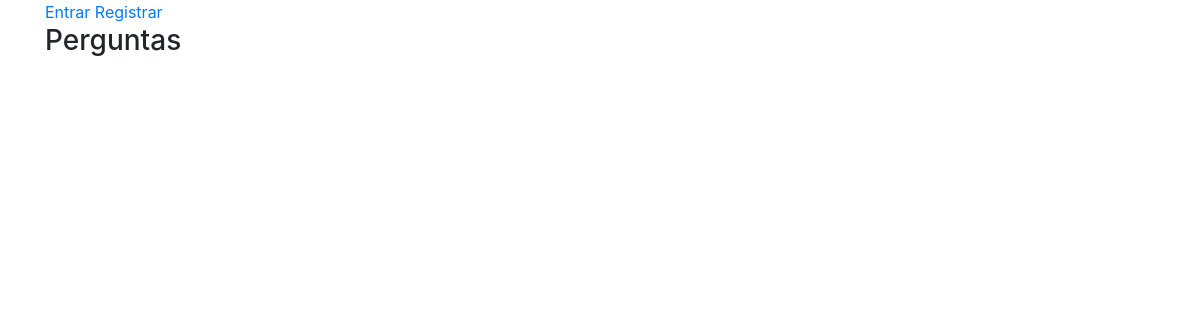
Before: /forum/ with the older database file.
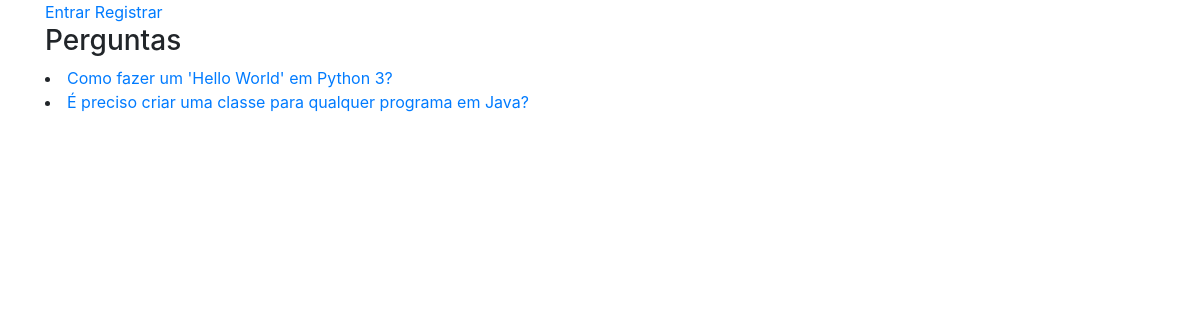
After: the same page with the newer database file.
### forum/models.py (models this page shows, shortened)
class Question(models.Model):
    user = models.ForeignKey(User, on_delete=models.CASCADE)
    title = models.CharField(max_length=120)
    text = models.TextField(max_length=500)
    views = models.IntegerField(default=0)
    score = models.IntegerField(default=0)
    tags = models.TextField(help_text='Separar tags por vírgula.')
    published = models.DateTimeField(auto_now_add=True)
    updated = models.DateTimeField(auto_now=True)
    slug = models.SlugField(max_length=200, blank=True, null=True)
    def __str__(self):
        return self.title
    def get_absolute_url(self):
        return reverse('forum:detail', kwargs={'slug': self.slug})

### forum/views.py (the view)
# urls.py: path('', views.QuestionListView.as_view(), name='questions'),
class QuestionListView(ListView):
    model = Question

### forum/templates/forum/question_list.html (shortened to what this page needs)
{% extends 'base.html' %}
{% block content %}
    <h3>Perguntas</h3>
        {% for question in question_list %}
            <li><a href="{{ question.get_absolute_url }}">{{ question }}</a></li>
        {% endfor %}
{% endblock  %}

### templates/base.html (shortened to what this page needs)
<!DOCTYPE html>
<html lang="en">
<head>
    {% include "snippets/css.html" %}
</head>
<body>
    {% include "snippets/nav.html" %}
    <div class="container">
        {% block content %}
        {% endblock %}
    </div>
</body>
</html>

### templates/snippets/css.html (shortened to what this page needs)
<link rel="stylesheet" href="https://maxcdn.bootstrapcdn.com/bootstrap/4.0.0-beta.3/css/bootstrap.min.css">

### templates/snippets/nav.html
<div class="container">
    {% if request.user.is_authenticated %}
        <a href="{% url 'forum:questions' %}">Fórum</a>
        <a href="">Grupos</a>
        <a href="">Exercícios</a>
    {% else %}
        <a href="">Entrar</a>
        <a href="">Registrar</a>
    {% endif %}
</div>

Changed rows visible on the page:
added Question: title "Como fazer um 'Hello World' em Python 3?"
added Question: title "É preciso criar uma classe para qualquer programa em Java?"
